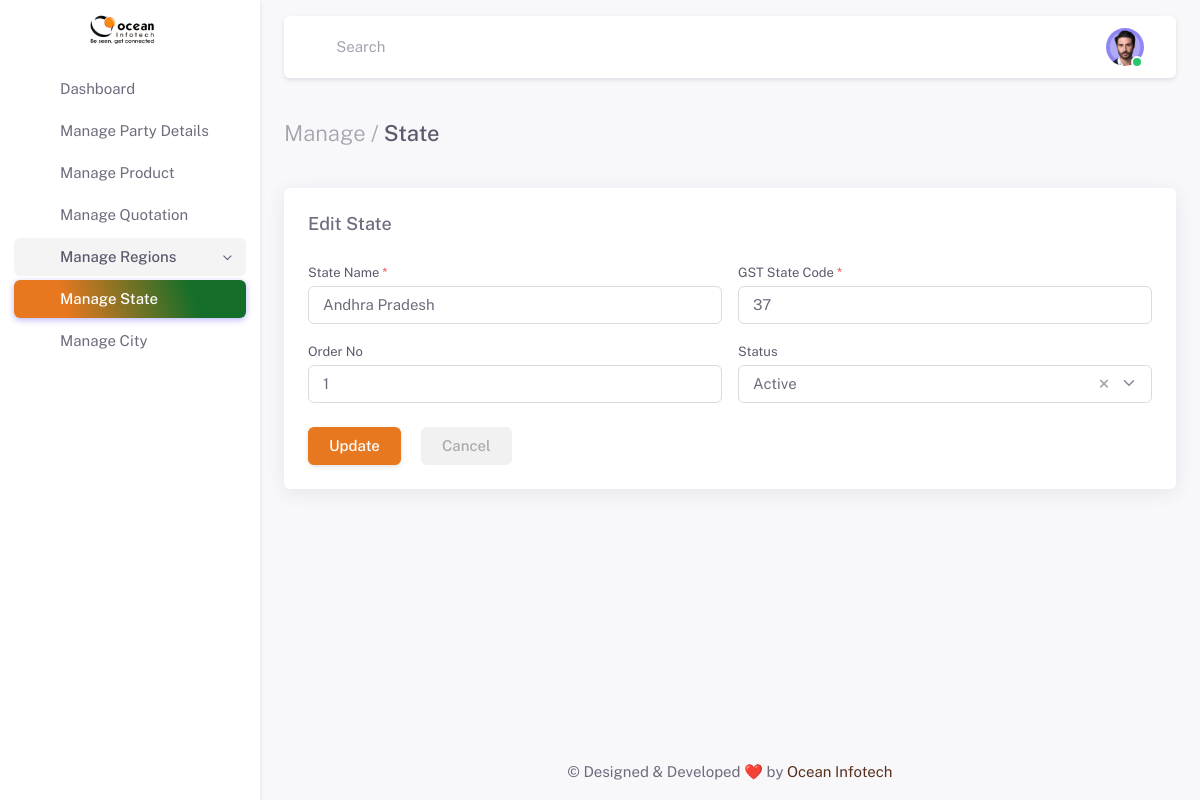
Screenshot of /manage-state-form.php?mode=edit&id=1 (signed in) with the database file from the repository.
### tables this page shows
CREATE TABLE `tbl_state` (
  `id` bigint(20) NOT NULL,
  `state_name` varchar(255) NOT NULL,
  `state_code` varchar(50) NOT NULL,
  `status` enum('active','deactive') NOT NULL DEFAULT 'active',
  `order_no` int(11) NOT NULL DEFAULT 0,
  `created_at` timestamp NOT NULL DEFAULT current_timestamp(),
  `modified_at` timestamp NOT NULL DEFAULT current_timestamp() ON UPDATE current_timestamp()
);

### root/ai_core/class.db.php (called while the page is built, shortened)
<?php
class AI_Db
{
	private $conn = '';
	public function __construct( $host = '', $user = '', $pass = '', $db = '')
	{
		global $ai_core;
		$this->db_host = $host;
		$this->db_user = $user;
		$this->db_pass = $pass;
		$this->db_dbname = $db;
		if($this->conn = mysqli_connect($this->db_host, $this->db_user, $this->db_pass, $this->db_dbname))
		{
			mysqli_set_charset($this->conn,"utf8");
			return true;
		}
		else{
			$ai_core->aiGetError("Database not connected.");
		}
	}
	public function aiQuery( $qry = '' )
	{
		$res = mysqli_query( $this->conn, $qry ) or die(mysqli_error( $this->conn ));
		return $res;
	}
	public function aiFetchObject( $res = '' )
	{
		$data = array();
		$data_cnt = 0;
		while( $row = mysqli_fetch_object( $res ) )
		{
			$data[$data_cnt] = $row;
			$data_cnt++;
		}
		return $data;
	}
	public function aiGetQueryObj( $qry = '' )
	{
		$res = $this->aiQuery( $qry );
		$data = $this->aiFetchObject( $res );
		return $data;
	}
}
?>

### manage-state-form.php (the view, shortened to what this page needs)
<?php
include('includes/header.php');
$page_nm = 'State';
$table = 'tbl_state';
$redirection_url = 'manage-state-list.php';
$mode = $_REQUEST['mode'] ?? 'add';
$id = isset($_REQUEST['id']) ? intval($_REQUEST['id']) : 0;
$categoryData = null;
if ($mode === 'edit' && $id && !isset($_POST['btn_submit'])) {
    $query = "SELECT * FROM $table WHERE id='" . intval($id) . "' LIMIT 1";
    $result = $ai_db->aiGetQueryObj($query);
    $categoryData = isset($result[0]) ? $result[0] : null;
}
?>
<body>
    <div class="layout-wrapper layout-content-navbar">
        <div class="layout-container">
            <?php include('sidebar.php'); ?>
            <div class="layout-page">
                <?php include('navbar.php'); ?>
                <div class="content-wrapper">
                    <div class="container-xxl flex-grow-1 container-p-y">
                        <h4 class="py-3 mb-4">
                            <span class="text-muted fw-light">Manage /</span> <?= $page_nm ?>
                        </h4>
                        <div class="row">
                            <div class="col-12">
                                <div class="card mb-4" id="categoryForm">
                                    <h5 class="card-header" id="formTitle">
                                        <?= ($mode == 'edit') ? 'Edit ' . $page_nm : 'Add ' . $page_nm ?>
                                    </h5>
                                    <form class="card-body" id="mainForm" method="post"
                                        action="manage-state-form.php?mode=<?= $mode ?>&id=<?= $id ?>"
                                        enctype="multipart/form-data">
                                        <div class="row g-3">
                                            <div class="col-md-6">
                                                <label class="form-label">State Name <span class="text-danger">*</span></label>
                                                <input type="text" name="state_name" class="form-control" placeholder="e.g. Gujarat" value="<?= htmlspecialchars($_POST['state_name'] ?? $categoryData->state_name ?? '') ?>" required>
                                            </div>
                                            <div class="col-md-6">
                                                <label class="form-label">GST State Code <span class="text-danger">*</span></label>
                                                <input type="text" name="state_code" class="form-control" placeholder="e.g. 24" value="<?= htmlspecialchars($_POST['state_code'] ?? $categoryData->state_code ?? '') ?>" required>
                                            </div>
                                            <div class="col-md-6">
                                                <label class="form-label">Order No</label>
                                                <input type="number" name="order_no" class="form-control" placeholder="Enter order number" value="<?= htmlspecialchars($_POST['order_no'] ?? $categoryData->order_no ?? 0) ?>">
                                            </div>
                                            <div class="col-md-6">
                                                <label class="form-label">Status</label>
                                            </div>
                                        </div>
                                        <div class="pt-4">
                                            <button type="submit" name="btn_submit" class="btn btn-primary me-sm-3 me-1 waves-effect waves-light" id="btnSubmit">
                                                <?= ($mode == 'edit') ? 'Update' : 'Submit' ?>
                                            </button>
                                            <a href="<?= $redirection_url ?>" class="btn btn-label-secondary waves-effect">Cancel</a>
                                        </div>
                                    </form>
                                </div>
                            </div>
                        </div>
                    </div>
                    <?php include('includes/footer.php'); ?>
                </div>
            </div>
        </div>
    </div>
</body>
</html>

### rows the page displays
tbl_state: state_name "Andhra Pradesh", state_code "37", order_no "1"

### other values shown
$entry['label'] "Dashboard"
$entry['label'] "Manage Party Details"
$entry['label'] "Manage Product"
$entry['label'] "Manage Quotation"
$entry['label'] "Manage Regions"
$child['label'] "Manage State"
$child['label'] "Manage City"
$page_nm "State"
